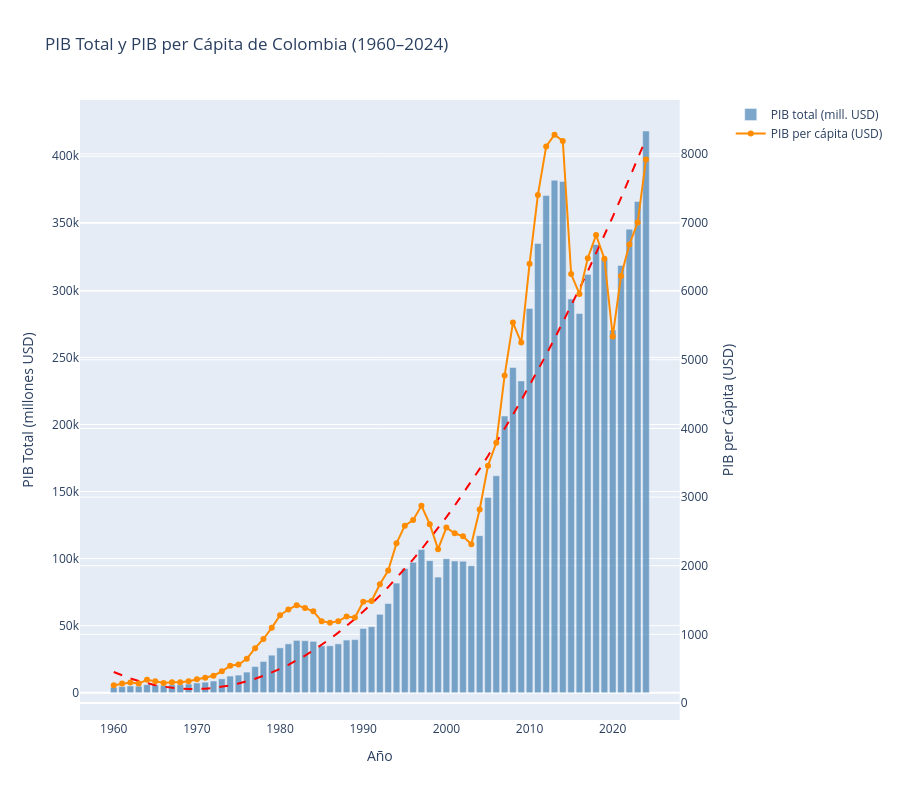

The cell this chart's notebook holds for it:
### Markdown cell above
# PIB — Producto Interno Bruto

### Code cell
## PIB total en millones USD y PIB per cápita
fig = make_subplots(specs=[[{"secondary_y": True}]])

fig.add_trace(go.Bar(x=df['year'], y=df['total_gdp_million'],
                     name='PIB total (mill. USD)', marker_color='steelblue', opacity=0.7),
              secondary_y=False)

fig.add_trace(go.Scatter(x=df['year'], y=df['total_gdp_percapita'],
                          name='PIB per cápita (USD)', mode='lines+markers',
                          line=dict(color='darkorange', width=2)),
              secondary_y=True)

add_trend(fig, df['year'].values, df['total_gdp_million'].values, degree=2)

fig.update_layout(title='PIB Total y PIB per Cápita de Colombia (1960–2024)',
                  xaxis_title='Año', height=HEIGHT)
fig.update_yaxes(title_text='PIB Total (millones USD)', secondary_y=False)
fig.update_yaxes(title_text='PIB per Cápita (USD)', secondary_y=True)
fig.show()
